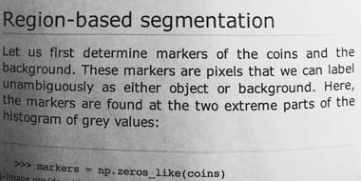
#> input picture Ejemplos/ejemplosTemas8y9/images/texto.png, 361 x 181 px, found by its file name
$ python ejemplo2.py
#> lines starting #> are read from the running program, lines starting #| are printed output that depends on the picture; after the words box and inside, x2 and y2 are one past the last pixel; in counts of white or black regions, pixels touching at a corner belong together
import skimage as ski
import matplotlib.pyplot as plt

image = ski.io.imread("Ejemplos/ejemplosTemas8y9/images/texto.png")
#> image is the input picture: shape (181, 361); min 2, max 255, mean 171.9

umbral_global = ski.filters.threshold_otsu(image)
#> umbral_global = 160
binaria_global = image > umbral_global
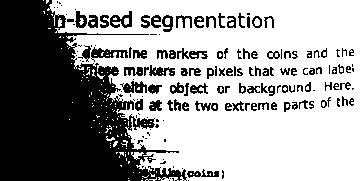
#> binaria_global: shape (181, 361) bool; 61.7% white; 157 black regions (62 under 20 px), largest, box (x1, y1, x2, y2) and area: (0, 0, 187, 181) 19420, (91, 47, 128, 62) 244, (120, 81, 147, 93) 196

umbrales_locales = ski.filters.threshold_local(image, 25, offset=10)
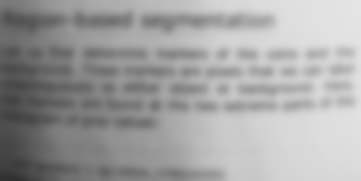
#> umbrales_locales: shape (181, 361) float64; min 47.22, max 229, mean 161.9
binaria_local = image > umbrales_locales
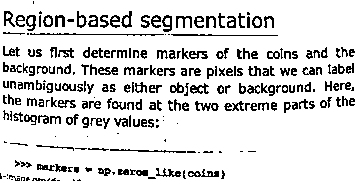
#> binaria_local: shape (181, 361) bool; 85.6% white; black in thin lines or dots

# Visualizar resultados
fig, axs = plt.subplots(2, 2, layout="constrained")
for ax in axs.ravel():
    ax.set_axis_off()
fig.suptitle("Umbralización global vs local", fontsize=24)

axs[0, 0].imshow(image, cmap="gray")
axs[0, 0].set_title("Original", fontsize=16)

axs[1, 0].imshow(binaria_global, cmap="gray")
axs[1, 0].set_title("Global", fontsize=16)

axs[1, 1].imshow(binaria_local, cmap="gray")
axs[1, 1].set_title("Local", fontsize=16)

plt.show()
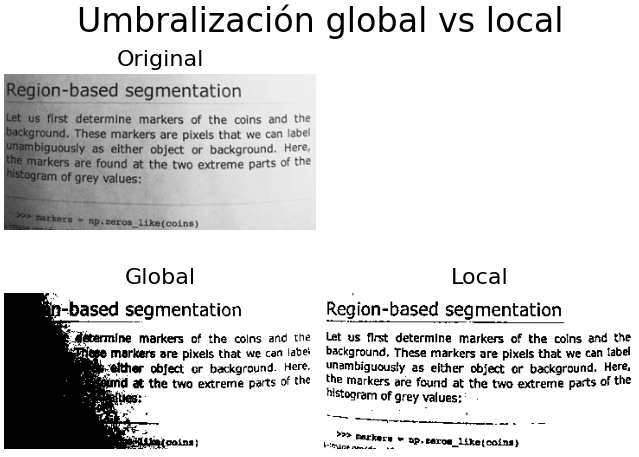
#> figure drawn by matplotlib, 3 panels

$ run again, with Ejemplos/ejemplosTemas8y9/images/llaves_monedas.png copied over Ejemplos/ejemplosTemas8y9/images/texto.png
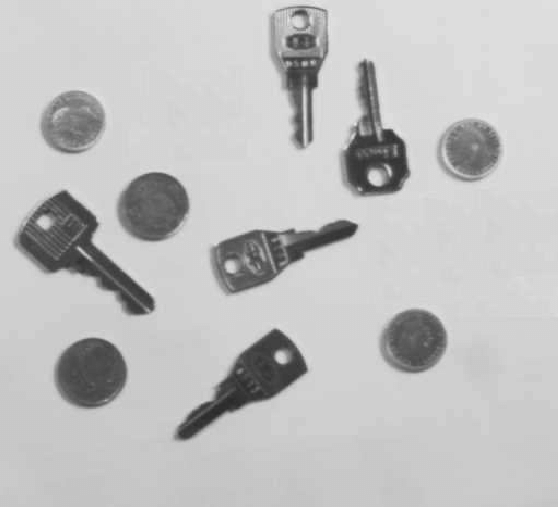
#> input picture Ejemplos/ejemplosTemas8y9/images/llaves_monedas.png, 558 x 507 px, found by its file name
#> image is the input picture: shape (507, 558); min 42, max 229, mean 191.6
#> umbral_global = 151
#> `binaria_global = image > umbral_global`:
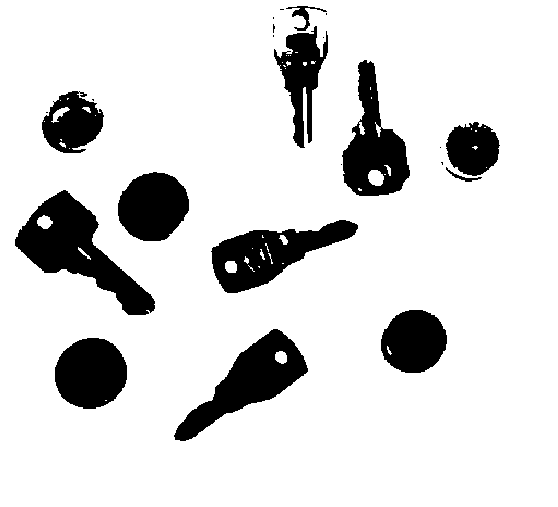
#> binaria_global: shape (507, 558) bool; 85.7% white; 23 black regions (11 under 20 px), largest, box (x1, y1, x2, y2) and area: (15, 190, 155, 315) 6594, (174, 329, 308, 441) 5365, (211, 220, 358, 293) 4977
#> binaria_local: shape (507, 558) bool; 93.3% white; 192 black regions (157 under 20 px), largest, box (x1, y1, x2, y2) and area: (210, 220, 358, 296) 2633, (175, 329, 308, 440) 2481, (343, 59, 410, 196) 2446
#> `plt.show()`:
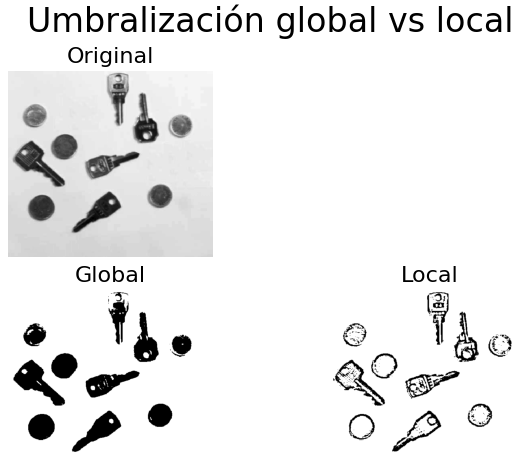
#> figure drawn by matplotlib, 3 panels
